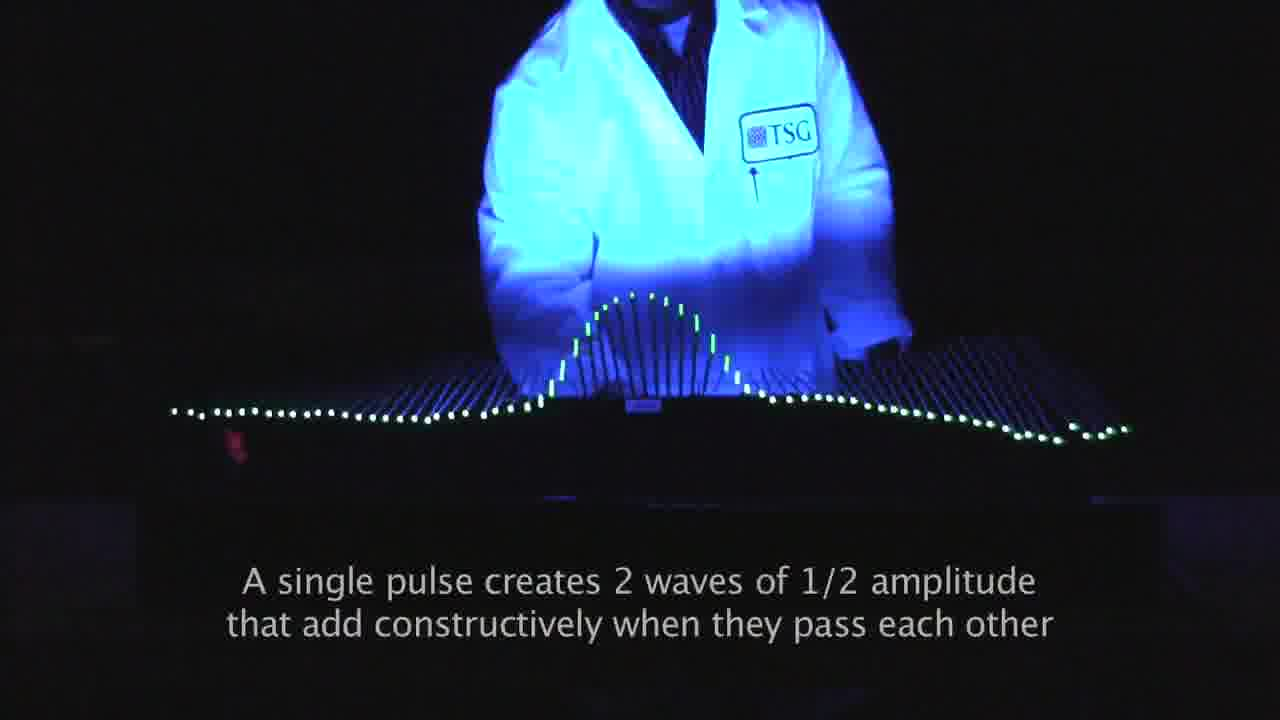
#> input picture media/echelle-perroquet/TSG-perroquet000034.jpg, 1280 x 720 px, found by its file name
$ jupyter execute --allow-errors echelle-de-perroquet.ipynb   (shell and % lines are left out)
#> lines starting #> are read from the running program, lines starting #| are printed output that depends on the picture
Pour commencer, il faut [télécharger la vidéo](https://youtu.be/BWraEDaVXZM) produite par le _Technical Services Group_ du département de physique du [MIT](https://web.mit.edu/). Je ne peux pas te dire _comment_ télécharger cette vidéo, mais tu trouveras sans doute !

Il faut ensuite extraire les images qui nous intéressent. Pour cela, j'ai utilisé la boîte à outils [`FFMpeg`](https://www.ffmpeg.org/) qui fournit tout ce dont on a besoin pour manipuler une vidéo. `FFMpeg` présente en outre l'avantage d'être multi-plateforme, ce qui signifie que ces outils fonctionnent sous linux, macos ou windows. Un certain nombre de ces images sont stockées sur le serveur qui héberge ce _notebook_ dans le répertoire `media/echelle-perroquet/`. Elles sont nommées `TSG-perroquet000034.jpg`, `TSG-perroquet000035.jpg`, ..., `TSG-perroquet000056.jpg`. Ce sont des images successives extraites de la vidéo.

Nous allons avoir besoin d'un certain nombre de bibliothèques. Comme d'habitude, on utilise `numpy` et `matplotlib`. On aura aussi besoin du paquet [`scipy.stats`](https://docs.scipy.org/doc/scipy/reference/stats.html) de la bibliothèque `scipy` qui permettra d'accéder à [`linregress`](https://docs.scipy.org/doc/scipy/reference/generated/scipy.stats.linregress.html#scipy.stats.linregress) afin de réaliser une régression linéaire.

[cell 1]
import numpy as np
from matplotlib import pyplot as plt
from matplotlib import animation
from scipy.stats import linregress

Pour réaliser le traitement des images, nous allons nous servir d'une nouvelle bibliothèque : [`skimage`](http://scikit-image.org/docs/stable/).

* Dans le paquet [`skimage.io`](http://scikit-image.org/docs/stable/api/skimage.io.html), on se servira, d'une part, d'[`imread`](http://scikit-image.org/docs/stable/api/skimage.io.html#skimage.io.imread) (_image read_) qui permet de lire un fichier image et de stocker son contenu dans une variable et, d'autre part, d'[`imshow`](http://scikit-image.org/docs/stable/api/skimage.io.html#skimage.io.imshow) sui permet d'afficher une image.
* Dans le paquet [`skimage.color`](http://scikit-image.org/docs/stable/api/skimage.color.html), on se servira de [`rgb2gray`](http://scikit-image.org/docs/stable/api/skimage.color.html#skimage.color.rgb2gray) qui permet d'obtenir la luminance associée à une image.
* Dans le paquet [`skimage.feature`](http://scikit-image.org/docs/stable/api/skimage.feature.html), on se servira de [`blob_doh`](http://scikit-image.org/docs/stable/api/skimage.feature.html#skimage.feature.blob_doh) qui permet de détecter la position de « points lumineux » dans une image étant donné sa luminance.

[cell 2]
from skimage.io import imread, imshow
from skimage.color import rgb2gray
from skimage.feature import blob_doh

Je te propose dans un premier temps de visualiser une image « brute ». Par exemple, affichons la première de la série.

La prochaine cellule « stocke » l'image dans le `ndarray` `image`.

[cell 3]
image = imread('media/echelle-perroquet/TSG-perroquet000034.jpg')
#> image is the input picture: shape (720, 1280, 3); mean R, G, B 29.6, 41.6, 53.3

L'attribut `shape` permet de connaître la forme, c'est-à-dire la dimension, du `ndarray`.

[cell 4]
image.shape

On constate qu'il s'agit d'une image de `720` pixels en hauteur sur `1280` pixels en largeur. Note que c'est d'abord l'ordonnée *puis* l'abscisse.

Chaque pixel possède trois informations correspondant à la couleur : une information pour le rouge (_red_), une pour le vert (_green_) et une pour le bleu (_blue_). C'est le codage dit `rgb` de la couleur.

Ensuite, on définit une figure `fig` et un système d'axes (abscisses et ordonnées) _via_ la commande `subplots` de `pyplot` (tu te rappelles : `plt` est l'alias de `pyplot`). Une fois le système d'axes défini, on peut y afficher l'image `image` à l'aide d'`imshow`.

[cell 5]
fig, ax = plt.subplots()
ax.imshow(image, interpolation = 'nearest')

Et voilà ! Bon, on voit que toute l'image n'est pas utile pour l'exploitation de l'expérience. On va donc ne s'intéresser qu'à une portion de l'image. J'ai choisi, un peu arbitrairement, les pixels compris, en ordonnées, entre les indices `280` et `550` (non compris) et, en abscisses, entre les indices `150` et `1150` (non compris). C'est le sens de la notation `image[280:550, 150:1150, :]`. Le dernier `:` sans « bornes » signifie que l'on prend toute l'information de cette dimension du `ndarray`, c'est-à-dire toute l'information de couleur pour chaque pixel.

[cell 6]
image2 = image[280:550, 150:1150, :]
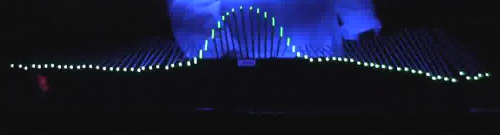
#> image2: shape (270, 1000, 3) (shown at 1/2 size); mean R, G, B 22, 25.6, 49.7

Affichons-la.

[cell 7]
fig2, ax2 = plt.subplots()
ax2.imshow(image2, interpolation = 'nearest')

Détectons les points lumineux à l'aide de `blob_doh` de la bibliothèque `skimage`. Je ne m'en sers pas tous les jours de cette bibliothèque. Je me suis donc nettement inspiré de ce que tu peux trouver dans la [documentation](http://scikit-image.org/docs/stable/auto_examples/features_detection/plot_blob.html). On commence par convertir l'image en noir et blanc (`rgb2gray`), puis on utilise `blob_doh`. Pour être tout à fait honnête, les valeurs données à `max_sigma` et à `threshold` ont été trouvées par une méthode rudimentaire d'essais/erreurs. Si tu veux, tu peux les modifier pour voir ce que ça change.

[cell 8]
image2_gray = rgb2gray(image2)
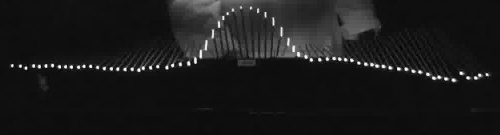
#> image2_gray: shape (270, 1000) float64 (shown at 1/2 size); min 0.000565, max 0.998, mean 0.104
blob = blob_doh(image2_gray, max_sigma = 30, threshold = .005)
#> blob = 80 rows, first 8: [131, 40, 4.22], [132, 180, 4.22], [135, 51, 4.22], [131, 91, 4.22], [130, 104, 4.22], [133, 142, 4.22], [131, 167, 4.22], [133, 156, 4.22]

Le résultat de la recherche est stockée dans `blob`. Il s'agit d'un `ndarray` contenant trois informations par points lumineux détectés : son ordonnée, son abscisse et son rayon que l'on récupère respectivement dans `x`, `y` et `r`.

[cell 9]
x = blob[:, 1]
#> x = 80 values, max 973 at index 36, min 24 at index 28, mean 504
y = blob[:, 0]
#> y = 80 values, max 159 at index 52, min 14 at index 66, mean 114.4
r = blob[:, 2]
#> r = 80 values from 4.22 to 7.44

Pour mettre en évidence les points lumineux détectés, on va les entourer par des cercles rouges. Exécute la cellule suivante et regarde comment cela a modifié l'image que tu as affichée ci-dessus dans la figure `fig2`.

[cell 10]
for i in range(len(y)):
    c = plt.Circle((x[i], y[i]), r[i], color = '#CE181E', linewidth = 2, fill = False)
    ax2.add_patch(c)
#> this loop made 80 passes

Remonte un peu dans cette page et observe les disques rouges qui sont apparus sur l'image de la figure `fig2`.

Une fois qu'on a bien vérifié que la détection automatique était (à peu près) conforme à ce à quoi on pouvait s'attendre, on peut se passer de l'image et faire une représentation graphique « classique » présentant l'abscisse et l'ordonnée de chaque point lumineux détecté.

`x0`et `y0` sont les indices du pixel qui correspond à l'origine choisie (position horizontale de l'échelle et position initiale du « pic »).

`scale` est le facteur d'échelle qui permet de passer d'un nombre de pixels à une distance (l'échelle de perroquet mesure 90 cm et occupe 950 pixels).

Notons que l'axe des ordonnées de l'image est orienté selon la verticale descendante. On prend l'opposé des ordonnées pour travailler avec un axe des ordonnées selon la verticale ascendante.

[cell 11]
fig3, ax3 = plt.subplots()
ax3.grid(True)

scale = 90e-2/950
y0 = 140
# xoffset = 24
x0 = 475 + 24

scat = ax3.scatter((x - x0) * scale, (-(y - y0)) * scale, color = '#CE181E')

ax3.set_xlabel(r'$x$ (m)')
ax3.set_ylabel(r'$u_z(x, t)$ (m)')
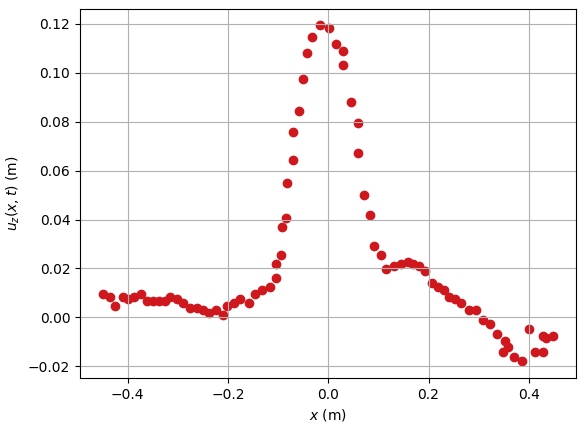
#> figure drawn by matplotlib, 1 panel
#> pass 2 of the loop `for i in range(34, 57):`:
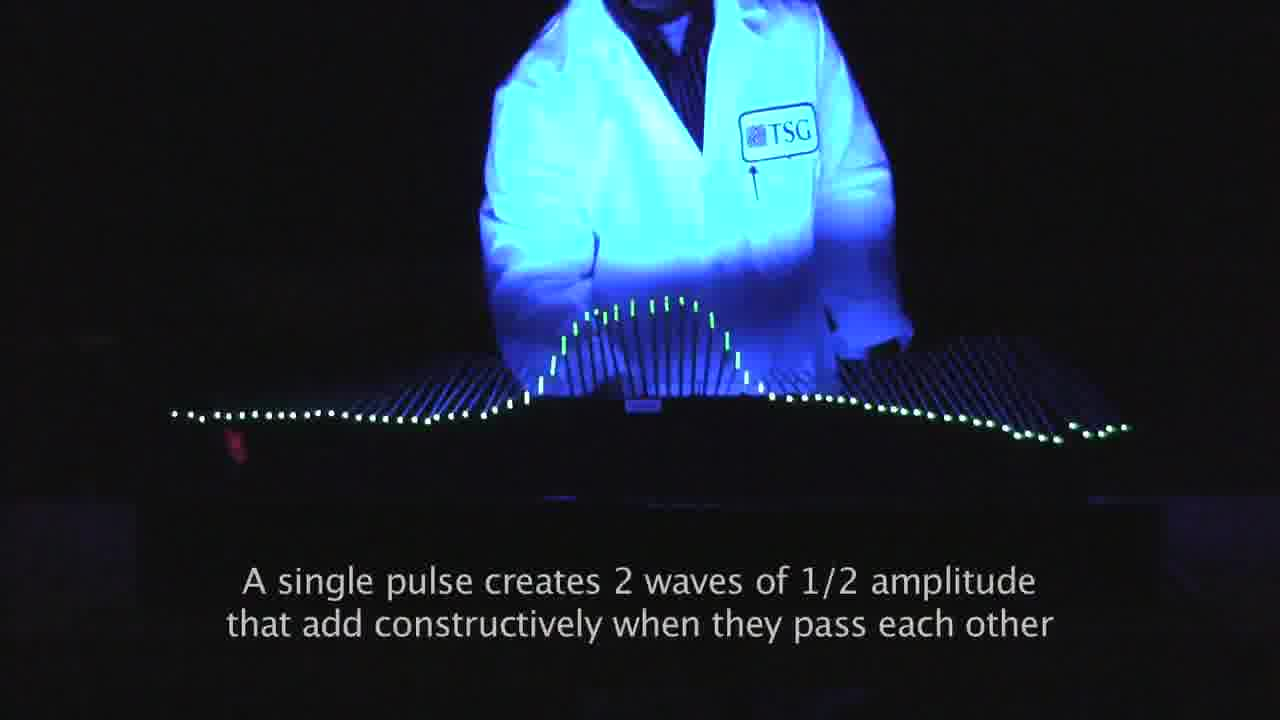
#> input picture media/echelle-perroquet/TSG-perroquet000035.jpg, 1280 x 720 px
#> image is the input picture: shape (720, 1280, 3); mean R, G, B 29.6, 41.6, 53.2
#> `image = image[280:550, 150:1150, :]`:
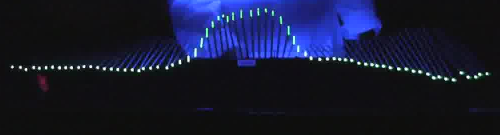
#> image: shape (270, 1000, 3) (shown at 1/2 size); mean R, G, B 21.8, 25.3, 48.9
#> `image_gray = rgb2gray(image)`:
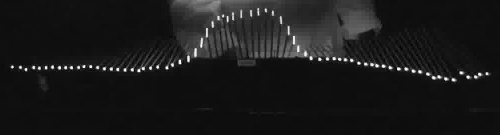
#> image_gray: shape (270, 1000) float64 (shown at 1/2 size); min 0.000565, max 0.998, mean 0.103
#> pass 3 of the loop `for i in range(34, 57):`:
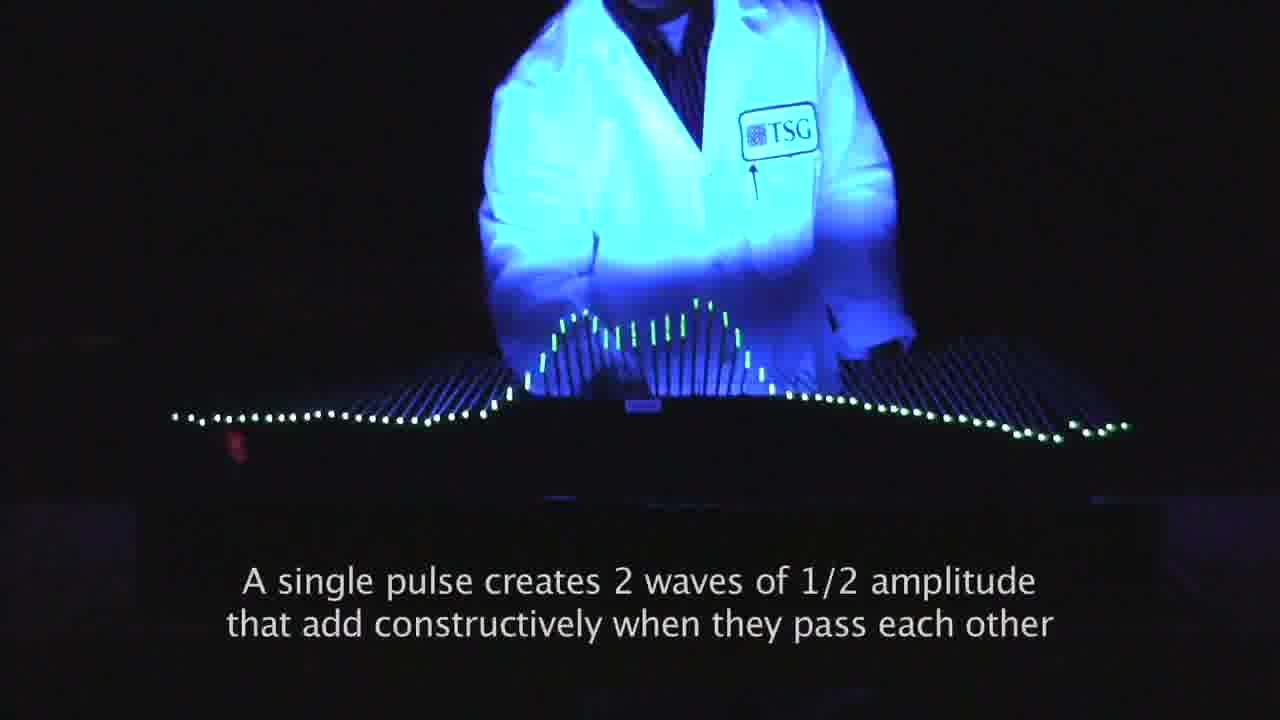
#> input picture media/echelle-perroquet/TSG-perroquet000036.jpg, 1280 x 720 px
#> image is the input picture: shape (720, 1280, 3); mean R, G, B 30.1, 42.1, 53.8
#> `image = image[280:550, 150:1150, :]`:
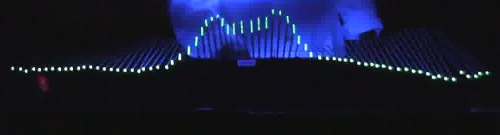
#> image: shape (270, 1000, 3) (shown at 1/2 size); mean R, G, B 22.1, 25.8, 49.4
#> `image_gray = rgb2gray(image)`:
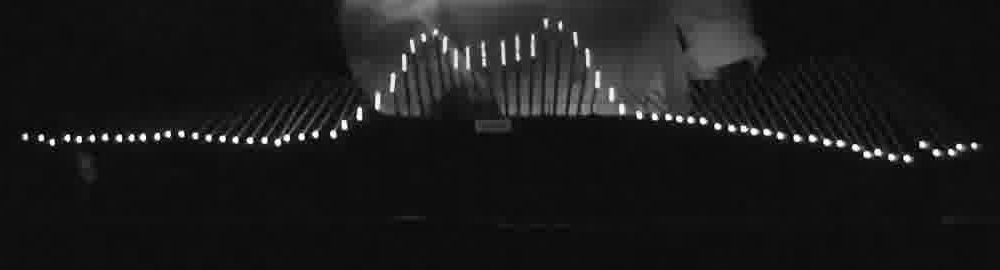
#> image_gray: shape (270, 1000) float64; min 0.000565, max 0.999, mean 0.105

Maintenant que l'on a fait cette démarche pour une image, il suffit de recommencer pour les autres. Une structure de données adaptée à cette sitation est la `list`. On va donc construire cette `list` en reprenant et adaptant légèrement ce qui précède.

On commence par initialiser la `list` `blobs` à la `list` vide `[]`. Cette `list` contiendra les caractéristiques des points lumineux détectés (`y`, `x` et `r`).

[cell 12]
blobs = []

À l'aide d'une boucle `for`, on parcourt les entiers compris entre `34` et `56` à l'aide de l'itérateur `range`. Le corps de la boucle `for` commence par les `:` à la fin de la ligne présentant le mot-clé `for` et s'achève lorsque l'indentation redevient identique à celle de la ligne présentant le mot-clé `for`. À noter l'utilisation de la méthode [`format`](https://docs.python.org/3/library/string.html#format-string-syntax) qui s'applique à une objet de type `str` (chaîne de caractères ou _string_). Le `{0}` est remplacé par la valeur de `i` dans la chaîne de caractère. La méthode `append` ajoute un élément à la `list`.

#> (a cell that did not finish here is left out)

Les lignes qui suivent servent à créer une animation à l'aide de `matplotlib`. C'est un peu technique, je ne te détaille pas tout. Tu trouveras [ici](https://jakevdp.github.io/blog/2012/08/18/matplotlib-animation-tutorial/) ou [là](https://brushingupscience.com/2016/06/21/matplotlib-animations-the-easy-way/) des tutoriels qui complèteront ce que je te propose ci-dessous.

[cell 14]
fig4, ax4 = plt.subplots()
ax4.grid(True)

Delta_t = 33.3 # ms (29,97 images par seconde)

scat = ax4.scatter((blobs[0][:,1] - x0) * scale, (-(blobs[0][:,0] - y0)) * scale, color = '#CE181E')

ax4.set_ylim([-0.05, 0.15])

ax4.set_xlabel(r'$x$ (m)')
ax4.set_ylabel(r'$u_z(x, t)$ (m)')

title = ax4.text(0.5, 1.1, "", transform = ax4.transAxes, ha = "center")

def init_fig4():
    return scat,

# [9 lines left out: function animate_fig4, not called in this run]

anim4 = animation.FuncAnimation(fig4, animate_fig4, init_func = init_fig4, frames = len(blobs),
                                interval = 200, blit = False, repeat = True)
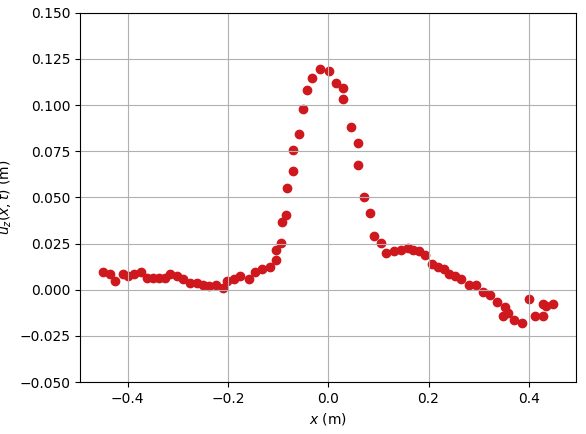
#> figure drawn by matplotlib, 1 panel

On va maintenant se concentrer sur le déplacement des maxima.

Initialisons les `list`s `xtop_right` et `xtop_left` dont les éléments vont être respectivement les abscisses des « pics » se déplaçant vers la droite et vers la gauche.

[cell 15]
xtop_right = []
xtop_left = []

Initialisons également une `list` appelée `t` dont les éléments seront les dates.

[cell 16]
t = []

À l'aide d'une boucle `for` parcourant l'ensemble des éléments de la `list` `blobs`, on va chercher l'évolution au cours du temps de l'abscisses des deux « pics ».

`for i, blob in enumerate(blobs)` parcourt les éléments de `blobs` et stocke la valeur de l'indice de l'élément courant dans `i` et l'élément courant dans `blob`. Chaque élément est séparé dans le temps d'un intervalle `Delta_t`.

La suite utilise le fait que `blob` est un `ndarray` défini par la bibliothèque `numpy`.

`blob[:,1]` correspond à toutes les abscisses des points lumineux. Parmi celles-ci, on ne s'intéresse qu'à celles qui sont dans la partie droite de l'échelle de perroquet, centrée en `x0`. Cela correspond au test : `blob[:,1] > x0`.

Comme il s'agit d'un `ndarray`, on peut passer ce test comme s'il s'agit d'un intervalle d'indices : `blob[blob[:,1] > x0, 0]` s'interprète comme toutes les ordonnées (`0`) des points lumineux dont l'abscisse est plus grande que `x0`.

Parmi ces ordonnées, on cherche la plus petite, c'est-à-dire celle qui correspond au « pic » (je te rappelle que l'axe des ordonnées est vertical descendant). On utilise alors `argmin` de la bibliothèque `numpy` qui donne accès à l'indice vérifiant ces deux conditions : on le stocke dans `index_right`.

On ajoute l'abscisse trouvée à la `list` `xtop_right`, en oubliant pas l'échelle.

On procède de même pour la partie gauche.

[cell 17]
for i, blob in enumerate(blobs):
    t.append(i * Delta_t * 1e-3) # s

    index_right = np.argmin(blob[blob[:,1] > x0, 0])
    xtop_right.append((blob[blob[:,1] > x0, 1][index_right] - x0) * scale)

    index_left = np.argmin(blob[blob[:,1] < x0, 0])
    xtop_left.append((blob[blob[:,1] < x0, 1][index_left] - x0) * scale)
#> this loop made 3 passes
#> (index_right, index_left) on passes 1 to 3: (28, 34), (42, 39), (30, 28)
#> after the loop, t = [0, 0.0333, 0.0666]; xtop_left = [-0.0171, -0.0322, -0.0616]; xtop_right = [0.00189, 0.0152, 0.0436]

Traçons les nuages de points obtenus.

[cell 18]
fig5, (ax5a, ax5b) = plt.subplots(1, 2, sharey = True)

ax5a.set_xlabel(r'$t$ (s)')
ax5a.set_ylabel(r'$x_{\max}$ (m)')
ax5a.grid(True)

ax5a.plot(t, xtop_right, '+', color = '#CE181E')

ax5b.set_xlabel(r'$t$ (s)')
ax5b.grid(True)

ax5b.plot(t, xtop_left, '+', color = '#CE181E')
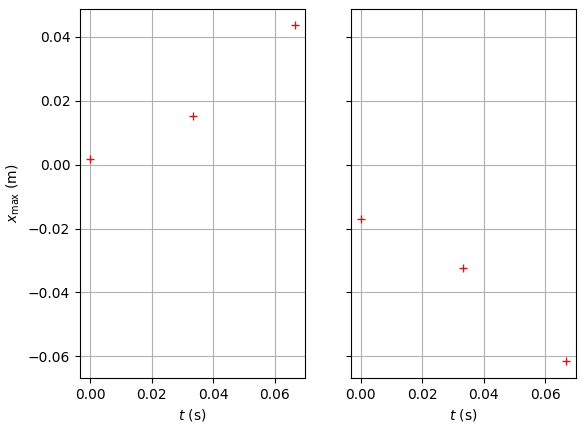
#> figure drawn by matplotlib, 2 panels

On peut ensuite procéder à la régression linéaire. Pour cela, on se sert de [`linregress`](https://docs.scipy.org/doc/scipy/reference/generated/scipy.stats.linregress.html) de la bibliothèque `scipy`. Elle prend en argument les abscisses et ordonnées du nuage de points. Elle renvoie un certain nombre de valeurs dont seules trois nous intéressent ici : la pente ou coefficient directeur (*slope* en anglais), l'ordonnée à l'origine (*intercept* en anglais) et le coefficient de corrélation $R$.

[cell 19]
slope_right, intercept_right, R_right, foo, bar = linregress(t, xtop_right)
#> slope_right = 0.626; intercept_right = -0.000632; R_right = 0.979; foo = 0.132; bar = 0.131
slope_left, intercept_left, R_left, foo, bar = linregress(t, xtop_left)
#> slope_left = -0.669; intercept_left = -0.0147; R_left = -0.983; foo = 0.116; bar = 0.123
print('c (droite) = {0:1.2e} m/s et c(gauche) = {1:1.2e} m/s'.format(slope_right, slope_left))
#| c (droite) = 6.26e-01 m/s et c(gauche) = -6.69e-01 m/s

On peut alors tracer sur les figures ci-dessus les droites de regression obtenues.

[cell 20]
ax5a.plot([t[0], t[-1]], [slope_right * t[0] + intercept_right, slope_right * t[-1] + intercept_right], color = '#FFCC00')
ax5b.plot([t[0], t[-1]], [slope_left * t[0] + intercept_left, slope_left * t[-1] + intercept_left], color = '#FFCC00')

Et voilà !

Dernier commentaire. Dans le secondaire, tu as sans doute pris l'habitude de juger de la « qualité » d'une régression linéaire à l'aide du coefficient de corrélation $R^2$. Sache que ce n'est [pas toujours une bonne idée](https://stats.stackexchange.com/q/13314/16275). Juste pour information, on a ici :

[cell 21]
R_left**2, R_right**2
#> Out = (0.967, 0.958)
